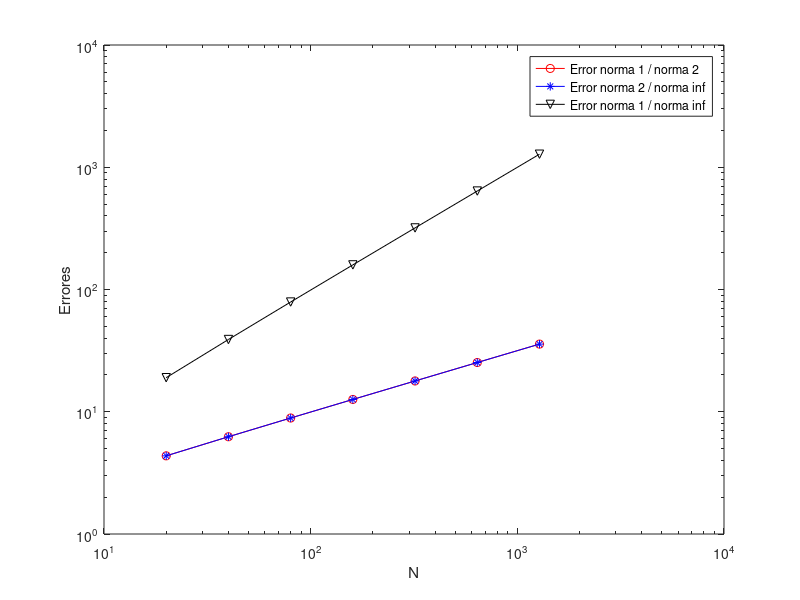
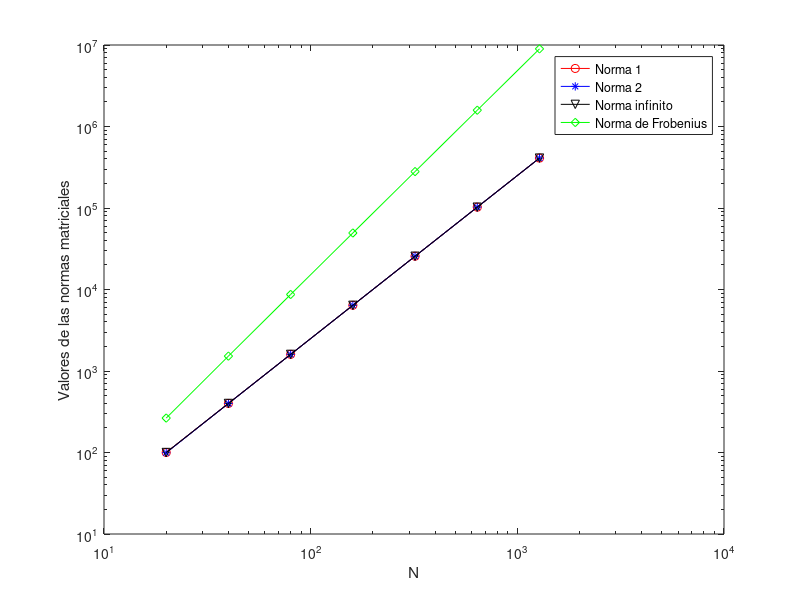

MATLAB code for these plots, in order:
function [] = practica1
    % Practica 1 a completar
    format short e

    % Definimos el intervalo y el numero inicial de nodos N
    a = -2;
    b = 2;
    N = 20;

    % Fijamos el número de veces que se van a duplicar el número de nodos [20,40,80,...,1280]
    numrep = 7;

    % Inicializamos donde almacenar las normas de los errores y de las
    % matrices.
    errmatvserrfor = zeros(numrep, 1);

    error1 = zeros(numrep, 1);
    error2 = zeros(numrep, 1);
    errorinf = zeros(numrep, 1);

    norma1 = zeros(numrep, 1);
    norma2 = zeros(numrep, 1);
    normainf = zeros(numrep, 1);
    normafro = zeros(numrep, 1);

    % Para cada cantidad de nodos, calcular y almacenar en dos tablas:
    % Las normas vectoriales de los errores cometidos
    % Las normas matriciales de las matrices de derivación
    for i = 1 : numrep
         % Se almacena el número de nodos (dimensión del vector)
        dimen(i, 1) = N * ( 2^(i - 1) );

        % Se aproxima la derivada segunda mediante la fórmula y un método matricial
        [x, fdotdot, DD] = derivadasegunda(@mifuncion, a, b, dimen(i, 1));

        % Se aproxima la derivada segunda mediante la fórmula punto a punto
        [xcompar, fdotdotbis] = derivadasegundabis(@mifuncion, a, b, dimen(i, 1));

        % Diferencia entre el método matricial y el método punto a punto
        errmatvserrfor(i, 1) = norm(fdotdotbis - fdotdot);

        % Valor exacto de la derivada segunda
        fsegexacta = dersegex(x);

        % Calcular las normas vectoriales del error
        error1(i)   = norm(fdotdot - fsegexacta, 1);       % Norma 1
        error2(i)   = norm(fdotdot - fsegexacta, 2);      % Norma 2
        errorinf(i) = norm(fdotdot - fsegexacta, "inf");  % Norma Infinito

        % Calcular las normas matriciales de la matriz de derivación
        norma1(i)   = norm(DD, 1);           % Norma 1
        norma2(i)   = norm(DD, 2);          % Norma 2
        normainf(i) = norm(DD, "inf");      % Norma Infinito
        normafro(i) = norm(DD, "fro");      % Norma Frobenius

    end

        %%%%%%%%%
        %%% Sacar por pantalla Error Método Matricial vs Error Método fórmula elemento a elemento
        disp('Error Método Matricial vs Error Método fórmula elemento a elemento');
        tabla_dim_err = [dimen, errmatvserrfor];
        disp(tabla_dim_err);

        % Descomentar el pause para parar y analizar el error 
        pause
        
        % Pulsar una tecla para continuar

        %%% Figura 1 %%%
        % Tabla con la primera columna dimen y los errores al aproximar f''
        disp('Tabla con el valor de N y los errores en las normas 1, 2 e infinito respectivamente');
        tabla_dim_err12inf = [dimen error1, error2, errorinf];
        disp(tabla_dim_err12inf);

        % Tabla que muestre el decrecimiento de los errores en cada norma al duplicar N (orden)
        disp('Tabla con el decrecimiento del error al duplicar N');
        tabla_crec_err = [error1(1 : numrep - 1) ./ error1(2 : numrep), ...
                          error2(1 : numrep - 1) ./ error2(2 : numrep), ...
                          errorinf(1 : numrep - 1) ./ errorinf(2 : numrep)];
        disp(tabla_crec_err);
        % Descomentar el pause para parar y analizar el error 
        pause

        figure(1)
        clf
        loglog(dimen, error1 ./ error2, 'ro-', dimen, error2 ./ errorinf, 'b*-', dimen, error1 ./ errorinf, 'kv-')

        % Completar las etiquetas de los ejes y la leyenda adecuadamente
        xlabel('N');
        ylabel('Errores');
        legend('Error norma 1 / norma 2', 'Error norma 2 / norma inf', 'Error norma 1 / norma inf');

        disp('>----------------------------------------<o>----------------------------------------<')

    %%% Figura 2 %%%
        % Tabla con la primea columna dimen y las normas de las matrices de derivacion
        disp('Norma 1, 2, infinito y de frobenius de la matriz DD respectivamente')
        tabla_norm_mat = [dimen norma1 norma2 normainf normafro];
        disp(tabla_norm_mat);

        % Tabla que muestre el crecimiento de dichas normas con la dimension
        disp('Tabla con el crecimiento de las normas con la dimensión');
        tabla_crec_norm = [norma1(2 : numrep) ./ norma1(1 : numrep - 1), ...
                           norma2(2 : numrep) ./ norma2(1 : numrep - 1), ...
                           normainf(2 : numrep) ./ normainf(1 : numrep - 1), ...
                           normafro(2 : numrep) ./ normafro(1 : numrep - 1)];
        disp(tabla_crec_norm);

        % Descomentar el pause para parar y analizar el comportamiento
        pause

        figure(2)
        clf
        loglog(dimen, norma1, 'ro-', dimen, norma2, 'b*-', dimen, normainf, 'kv-', dimen, normafro, 'gd-');

        % Completar las etiquetas de los ejes y leyenda adecuadamente
        xlabel('N');
        ylabel('Valores de las normas matriciales');
        legend('Norma 1', 'Norma 2', 'Norma infinito', 'Norma de Frobenius');  
end

% Programas auxiliares 

function [x, fdotdot, DD] = derivadasegunda(fun, a, b, N)

    % Programa que calcula la aproximación central a la derivada segunda
    % matricialmente

    % Se trabaja con una malla equiespaciada del intervalo [a, b].
    % x(j) = a + jh, h = (b - a) / N, j = 1, ..., N - 1.
    
    % Como datos de salida da:
    % x(j), j=1, ..., N - 1
    % DD la matriz de derivación de forma que al multiplicar 
    %       fdotdot= DD*fun(x)
    % fdotdot = la aproximación a la derivada segunda para x(j)=a+jh, j=(b-a)/N, j=1,...,N-1.
   
    h = (b - a) / N;
    x = a + h .* [1 : N - 1]';

    DD = (1 / (h^2)) * (diag(ones(N - 2, 1), -1) + diag(-2 * ones(N - 1, 1)) + diag(ones(N - 2, 1), 1));
    fdotdot = DD * fun(x);
end

function [xcompar, fdotdotbis] = derivadasegundabis(fun, a, b, N)

    % Programa que calcula la aproximación central a la derivada segunda
    % con la fórmula elemento a elemento

    % Se asume que es en una malla equiespaciada del intervalo [a,b].

    % La derivada se calcula con la fórmula de orden 2 usando los nodos
    % x(j)=a + j * h, h = (b - a) / N, j=0, ..., N.

    % Como datos de salida da:
    % xcompar=x(j), j=1,...,N-1
    % fdotdotbis = la aproximación a la derivada segunda con la fórmula

    h = (b - a) / N;
    x = a + h * [0 : N]';
    
    fdotdotbis = zeros(N - 1, 1);

    for j = 2 : N
        fdotdotbis(j - 1, 1) = fun(x(j - 1)) - 2 * fun(x(j)) + fun(x(j + 1));
    end
    
    xcompar = x(2 : N - 1, 1);
    fdotdotbis = (1 / h^2) * fdotdotbis;
end

% Programa auxiliar con la función a analizar
function f = mifuncion(x)
    % Poner la función que se desee analizar (Ej.: (x^2-4)(x^2+1))
    f = (x.^2 - 4) .* (x.^2 + 1);
    % Comentar la anterior y poner otra según se solicite 
    %f = exp(- x.^2);
end

% Programa auxiliar con la derivada segunda exacta de la función a analizar
function f = dersegex(x)
    % Poner la derivada segunda exacta de la función que se desee analizar (Ej.: ((x^2-4)(x^2+1))'' )
    f = 12 * (x.^2) - 6;
    % Comentar la anterior y poner otra función según se solicite
    %f = (4 * x.^2 - 2) .* exp(-x.^2);
end 
